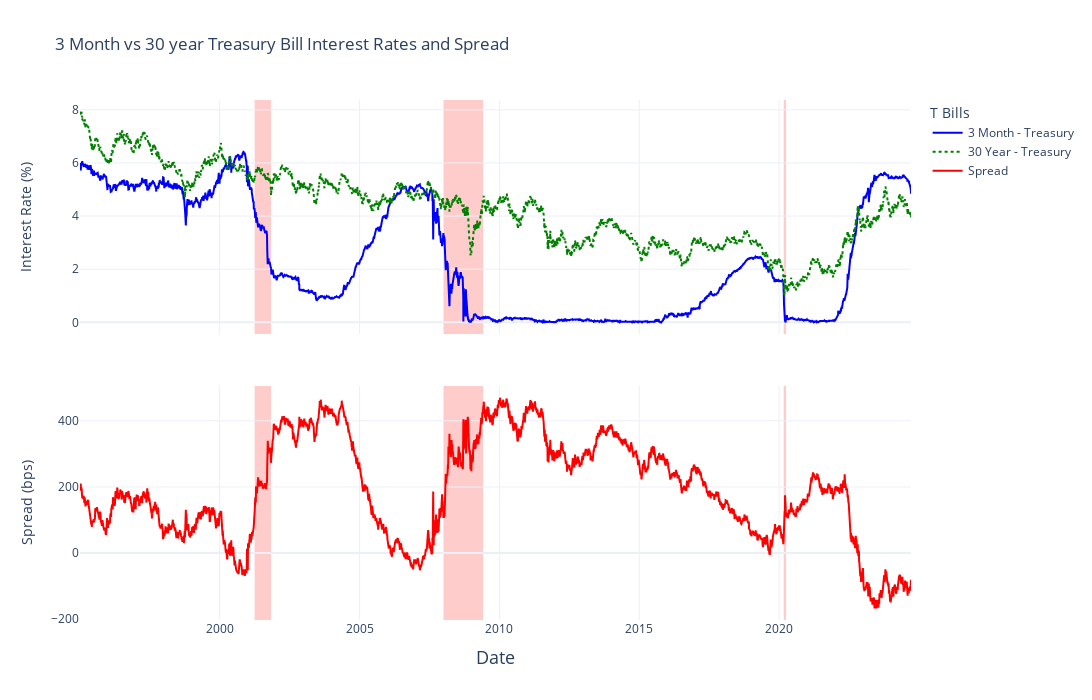

The notebook cell this image was saved under:
### Code cell
import plotly.graph_objs as go
from plotly.subplots import make_subplots
import pandas as pd
import matplotlib.pyplot as plt

# Create a subplot with 2 rows
fig = make_subplots(rows=2, cols=1, shared_xaxes=True, vertical_spacing=0.1)

# Add the trace for 3 Month Treasury to the first subplot
fig.add_trace(go.Scatter(
    x=slope.index, 
    y=slope["DGS3MO"], 
    mode='lines', 
    name="3 Month - Treasury",
    line=dict(color=line_colors[0], dash=line_dashes[0])
), row=1, col=1)

# Add the trace for 30 Year Treasury to the first subplot
fig.add_trace(go.Scatter(
    x=slope.index, 
    y=slope["DGS30"], 
    mode='lines', 
    name="30 Year - Treasury",
    line=dict(color=line_colors[1], dash=line_dashes[1])
), row=1, col=1)

# Set titles and layout for the subplot
fig.update_layout(
    title="3 Month vs 30 year Treasury Bill Interest Rates and Spread",
    yaxis_title="Interest Rate",
    template="plotly_white",
    legend_title="T Bills",
)

# Add shaded regions for each recession period to the first subplot
for start, end in recession_periods:
    fig.add_vrect(
        x0=start, x1=end,
        fillcolor="red", opacity=0.2,
        layer="below", line_width=0,
        row=1, col=1
    )


# Calculate the spread and add it as a new trace to the second subplot
slope["spread"] = (slope["DGS30"] - slope["DGS3MO"])*100
fig.add_trace(go.Scatter(
    x=slope.index,
    y=slope["spread"],
    mode='lines',
    name="Spread",
    line=dict(color='red')  # You can set a color for the spread line
), row=2, col=1)

for start, end in recession_periods:
    fig.add_vrect(
        x0=start, x1=end,
        fillcolor="red", opacity=0.2,
        layer="below", line_width=0,
        row=2, col=1
    )

# Update yaxis properties for the spread subplot
fig.update_yaxes(title_text="Interest Rate (%)", row=1, col=1,title_standoff=37)
fig.update_yaxes(title_text="Spread (bps)", row=2, col=1)
fig.update_xaxes(title_text="Date", row=2, col=1,title_font=dict(size=18))

fig.update_layout(
    width=1400,  # Width of the figure in pixels
    height=700,  # Height of the figure in pixels
)

# Display the figure with the subplots
fig.show()

### Figure 1 — Plotly figure (JSON) as saved in the notebook; plotly's stock layout.template omitted (floating-point values rounded to 4 significant figures; data arrays with more than 128 entries replaced by an {"elided": "..."} marker saying what was removed)
{"data": [{"line": {"color": "blue", "dash": "solid"}, "mode": "lines", "name": "3 Month - Treasury", "type": "scatter", "x": {"elided": "7436 str values"}, "xaxis": "x", "y": {"elided": "7436 float values"}, "yaxis": "y"}, {"line": {"color": "green", "dash": "dot"}, "mode": "lines", "name": "30 Year - Treasury", "type": "scatter", "x": {"elided": "7436 str values"}, "xaxis": "x", "y": {"elided": "7436 float values"}, "yaxis": "y"}, {"line": {"color": "red"}, "mode": "lines", "name": "Spread", "type": "scatter", "x": {"elided": "7436 str values"}, "xaxis": "x2", "y": {"elided": "7436 float values"}, "yaxis": "y2"}], "layout": {"height": 700, "legend": {"title": {"text": "T Bills"}}, "shapes": [{"fillcolor": "red", "layer": "below", "line": {"width": 0}, "opacity": 0.2, "type": "rect", "x0": "2001-04-01T00:00:00", "x1": "2001-11-01T00:00:00", "xref": "x", "y0": 0, "y1": 1, "yref": "y domain"}, {"fillcolor": "red", "layer": "below", "line": {"width": 0}, "opacity": 0.2, "type": "rect", "x0": "2008-01-01T00:00:00", "x1": "2009-06-01T00:00:00", "xref": "x", "y0": 0, "y1": 1, "yref": "y domain"}, {"fillcolor": "red", "layer": "below", "line": {"width": 0}, "opacity": 0.2, "type": "rect", "x0": "2020-03-01T00:00:00", "x1": "2020-04-01T00:00:00", "xref": "x", "y0": 0, "y1": 1, "yref": "y domain"}, {"fillcolor": "red", "layer": "below", "line": {"width": 0}, "opacity": 0.2, "type": "rect", "x0": "2001-04-01T00:00:00", "x1": "2001-11-01T00:00:00", "xref": "x2", "y0": 0, "y1": 1, "yref": "y2 domain"}, {"fillcolor": "red", "layer": "below", "line": {"width": 0}, "opacity": 0.2, "type": "rect", "x0": "2008-01-01T00:00:00", "x1": "2009-06-01T00:00:00", "xref": "x2", "y0": 0, "y1": 1, "yref": "y2 domain"}, {"fillcolor": "red", "layer": "below", "line": {"width": 0}, "opacity": 0.2, "type": "rect", "x0": "2020-03-01T00:00:00", "x1": "2020-04-01T00:00:00", "xref": "x2", "y0": 0, "y1": 1, "yref": "y2 domain"}], "title": {"text": "3 Month vs 30 year Treasury Bill Interest Rates and Spread"}, "width": 1400, "xaxis": {"anchor": "y", "domain": [0, 1], "matches": "x2", "showticklabels": false}, "xaxis2": {"anchor": "y2", "domain": [0, 1], "title": {"font": {"size": 18}, "text": "Date"}}, "yaxis": {"anchor": "x", "domain": [0.55, 1], "title": {"standoff": 37, "text": "Interest Rate (%)"}}, "yaxis2": {"anchor": "x2", "domain": [0, 0.45], "title": {"text": "Spread (bps)"}}}}
